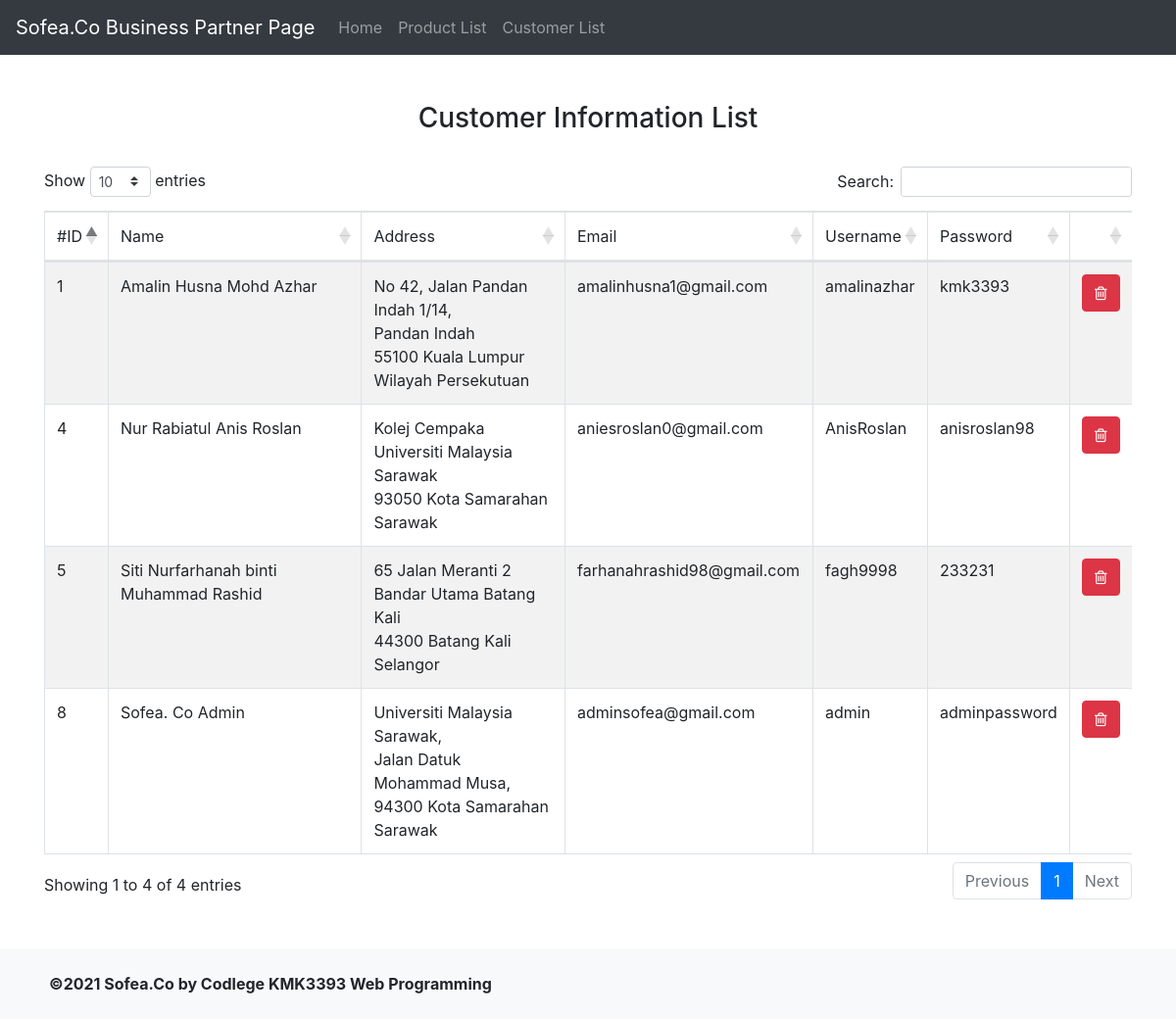
Screenshot of /admincust.php with the database file from the repository.
### tables this page shows
CREATE TABLE `users` (
  `user_id` int(11) NOT NULL,
  `fname` varchar(100) NOT NULL,
  `lname` varchar(100) NOT NULL,
  `address1` varchar(100) NOT NULL,
  `address2` varchar(100) NOT NULL,
  `city` varchar(30) NOT NULL,
  `zip` int(5) NOT NULL,
  `state` enum('Johor','Kedah','Kelantan','Melaka','Negeri Sembilan','Pulau Pinang','Pahang','Perak','Perlis','Sabah','Sarawak','Selangor','Terengganu','Wilayah Persekutuan') NOT NULL,
  `email` varchar(100) NOT NULL,
  `user_name` varchar(15) NOT NULL,
  `password` varchar(20) NOT NULL
);

### admincust.php (the view, shortened to what this page needs)
<?php
include('config.php');
$sql = "SELECT * FROM users ORDER BY user_id ASC";
$result = mysqli_query($con, $sql);
?>
<!DOCTYPE html>
<html>
<head>
    <link rel="stylesheet" href="css/bootstrap.min.css">
    <link href="https://maxcdn.bootstrapcdn.com/font-awesome/4.7.0/css/font-awesome.min.css" rel="stylesheet">
    <link rel="stylesheet" href="https://cdn.datatables.net/1.10.23/css/dataTables.bootstrap4.min.css">
</head>
<body>
<nav class="navbar navbar-expand-md bg-dark navbar-dark">
  <a class="navbar-brand" href="#">Sofea.Co Business Partner Page</a>
  <div class="collapse navbar-collapse" id="collapsibleNavbar">
    <ul class="navbar-nav">
      <li class="nav-item">
        <a class="nav-link" href="admindashboard.html">Home</a>
      </li>
      <li class="nav-item">
        <a class="nav-link" href="adminproducts.php">Product List</a>
      </li>
      <li class="nav-item">
        <a class="nav-link" href="admincust.php">Customer List</a>
      </li>
    </ul>
  </div>
</nav>
<br><br>
<div class = "container">
<h3 style = "text-align: center;">Customer Information List</h3><br>
<div class="table-responsive">
    <table id = "cust_list" class ="table table-striped table-bordered">
        <thead>
            <tr>
                <td>#ID</td>
                <td>Name</td>
                <td>Address</td>
                <td>Email</td>
                <td>Username</td>
                <td>Password</td>
                <td></td>
            </tr>
        </thead>
        <tbody>
        <?php
        if ($result)
        {  foreach($result as $row){ ?>
                <tr>
                    <td><?= $row["user_id"];?></td>
                    <td><?= $row["fname"];?> <?=$row["lname"];?></td>
                    <td><?= $row["address1"];?><br><?= $row["address2"]; ?><br><?=$row["zip"];?> <?= $row["city"]; ?><br><?=$row["state"];?></td>
                    <td><?= $row["email"];?></td>
                    <td><?= $row["user_name"];?></td>
                    <td><?= $row["password"];?></td>
                    <td>
                    <button type="button" class = "btn btn-danger deletebtn"><i class="fa fa-trash-o"></i></button>
                    </td>
                </tr>
        <?php    }
        } else{
            echo 'No Record Found';
        }
        ?>
        </tbody>
    </table>
</div>
</div><br><br>
<footer>
    <div class="container-fluid">
        <div class="row justify-content-center">
			<div class="col-12 col-sm bg-light">
			<br><b style="padding-left: 35px; padding-top: 10px;">©2021 Sofea.Co by Codlege KMK3393 Web Programming</b><br><br>
			</div>
        </div>
    </div>
</footer>
</body>
</html>

### rows the page displays
users: user_id "1", fname "Amalin Husna", lname "Mohd Azhar", address1 "No 42, Jalan Pandan Indah 1/14,", address2 "Pandan Indah", zip "55100", city "Kuala Lumpur", state "Wilayah Persekutuan", email "amalinhusna1@gmail.com", user_name "amalinazhar", password "kmk3393"
users: user_id "4", fname "Nur Rabiatul Anis", lname "Roslan", address1 "Kolej Cempaka", address2 "Universiti Malaysia Sarawak", zip "93050", city "Kota Samarahan", state "Sarawak", email "aniesroslan0@gmail.com", user_name "AnisRoslan", password "anisroslan98"
users: user_id "5", fname "Siti Nurfarhanah binti", lname "Muhammad Rashid", address1 "65 Jalan Meranti 2", address2 "Bandar Utama Batang Kali", zip "44300", city "Batang Kali", state "Selangor", email "farhanahrashid98@gmail.com", user_name "fagh9998", password "233231"
users: user_id "8", fname "Sofea. Co", lname "Admin", address1 "Universiti Malaysia Sarawak,", address2 "Jalan Datuk Mohammad Musa,", zip "94300", city "Kota Samarahan", state "Sarawak", email "adminsofea@gmail.com", user_name "admin", password "adminpassword"
